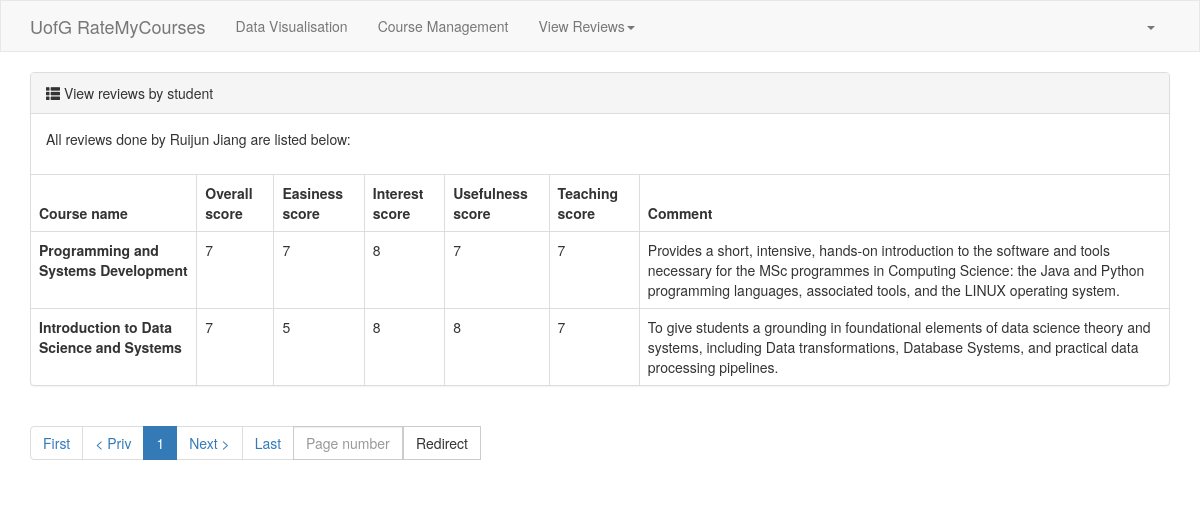
Page /4/view-reviews-student/ (signed in) on the earlier database version.
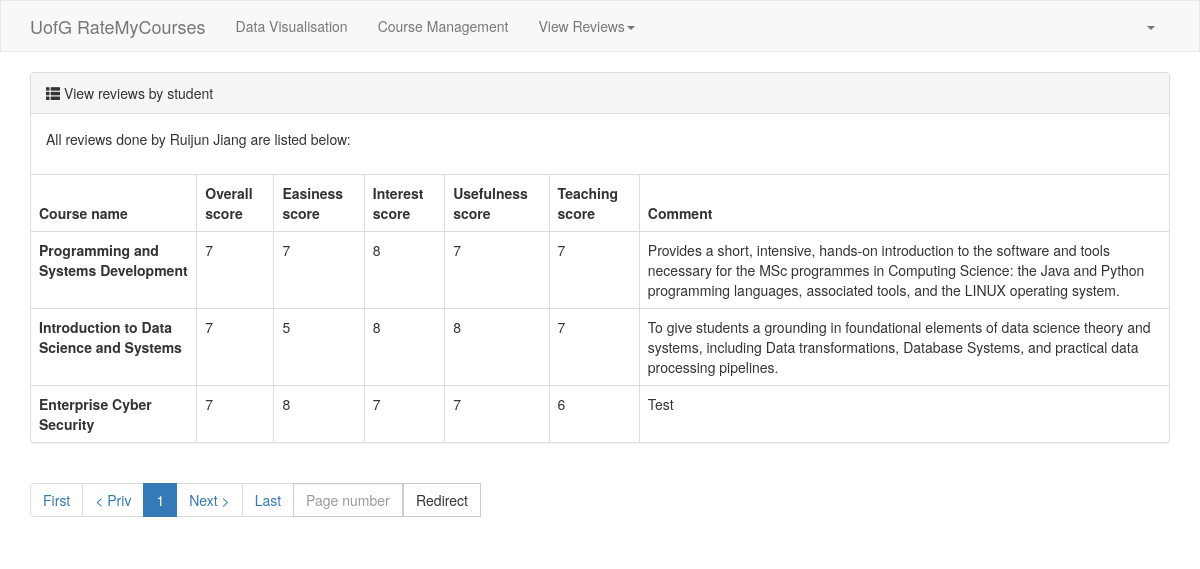
Same page on the later database version.
### rmc/models.py (models this page shows)
class CourseReview(models.Model):
    student_id = models.ForeignKey(to="Student", to_field="id", on_delete=models.CASCADE)
    course_id = models.ForeignKey(to="Course", to_field="id", on_delete=models.CASCADE)
    overall_score = models.IntegerField(verbose_name="Overall score")
    easiness_score = models.IntegerField(verbose_name="Easiness score")
    interest_score = models.IntegerField(verbose_name="Interest score")
    usefulness_score = models.IntegerField(verbose_name="Usefulness score")
    teaching_score = models.IntegerField(verbose_name="Teaching score")
    comment = models.CharField(max_length=300, default='')

class Course(models.Model):
    name = models.CharField(verbose_name="Name", max_length=64)
    associated_degree_programmes = models.ManyToManyField(to="DegreeProgramme", related_name="degree_programme_courses")

### rmc/views.py (the view)
# urls.py: path("<int:studentid>/view-reviews-student/", views.view_reviews_student),
def view_reviews_student(request, studentid):
    reviews = models.CourseReview.objects.filter(student_id=studentid)
    for row in reviews:
        student_name = row.student_id.name
    pagination_object = Pagination(request, reviews)
    contents = {
        "student_name": student_name,
        "queryset": pagination_object.queryset_page,
        "tpl_pagination_navbar": pagination_object.tpl(),
    }
    return render(request, "view-reviews-student.html", contents)

### rmc/templates/view-reviews-student.html
{% extends "layout.html" %}
{% block content %}
    <div class="container">
        <div>
            <div class="panel panel-default">
                <div class="panel-heading">
                    <span class="glyphicon glyphicon-th-list" aria-hidden="true"></span>
                    View reviews by student
                </div>
                <div class="panel-body">
                    <p>All reviews done by {{ student_name }} are listed below:</p>
                </div>
                <table class="table table-bordered">
                    <thead>
                    <tr>
                        <th>Course name</th>
                        <th>Overall score</th>
                        <th>Easiness score</th>
                        <th>Interest score</th>
                        <th>Usefulness score</th>
                        <th>Teaching score</th>
                        <th>Comment</th>
                    </tr>
                    </thead>
                    <tbody>
                    {% for obj in queryset %}
                        <tr>
                            <th scope="row">{{ obj.course_id.name }}</th>
                            <td>{{ obj.overall_score }}</td>
                            <td>{{ obj.easiness_score }}</td>
                            <td>{{ obj.interest_score }}</td>
                            <td>{{ obj.usefulness_score }}</td>
                            <td>{{ obj.teaching_score }}</td>
                            <td>{{ obj.comment }}</td>
                        </tr>
                    {% endfor %}
                    </tbody>
                </table>
            </div>
        </div>
        <div class="clearfix">
            <ul class="pagination">
                {{ tpl_pagination_navbar }}
            </ul>
        </div>
    </div>
{% endblock %}

Differences in the rows shown:
added CourseReview: course_id.name "Enterprise Cyber Security", overall_score "7", easiness_score "8", interest_score "7", usefulness_score "7", teaching_score "6", comment "Test"
